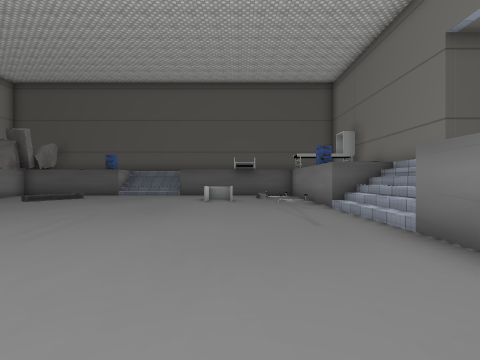
View 1 (above)

21 first-person views from a walk through a Unity game level. The camera is 1.5 m above the floor, looks level and sees 85° across. The floor is counted in squares, 2 m on a side. Each view is taken from the middle of a square. On the plan, view 1 faces up. The plan holds only what a view shows up to about 9 squares ahead; the rest is blank. The place goes on beyond the plan. The player character is not drawn. Some surface patterns are stand-ins.

View 2
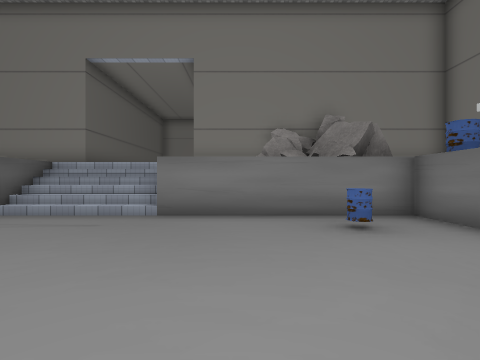

View 3
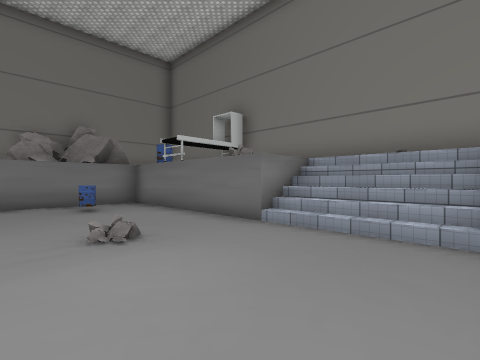

View 4
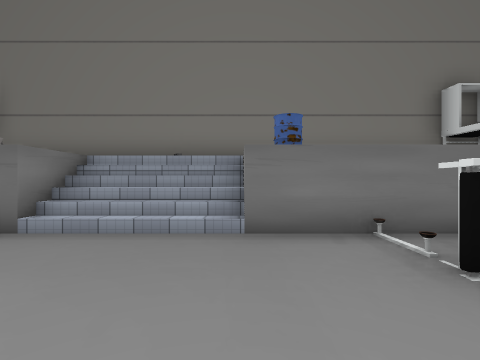

View 5
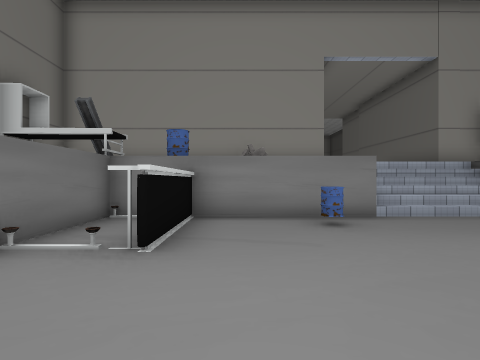

View 6
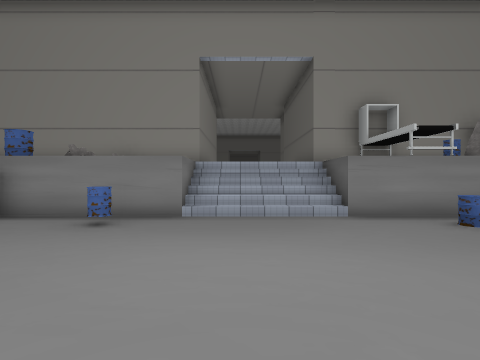

View 7
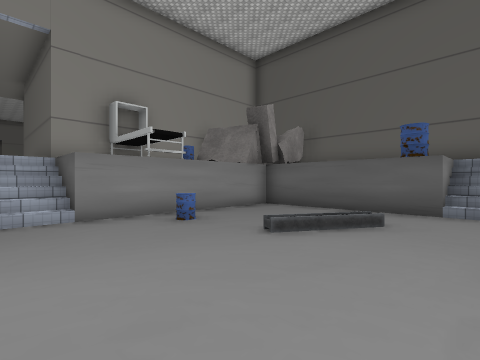

View 8
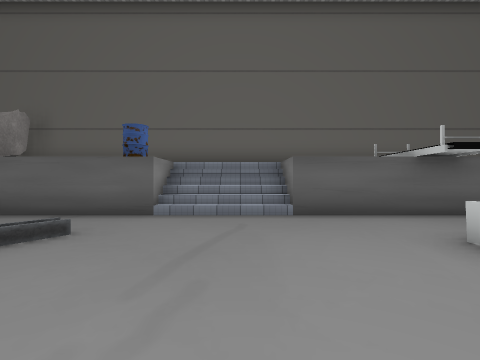

View 9
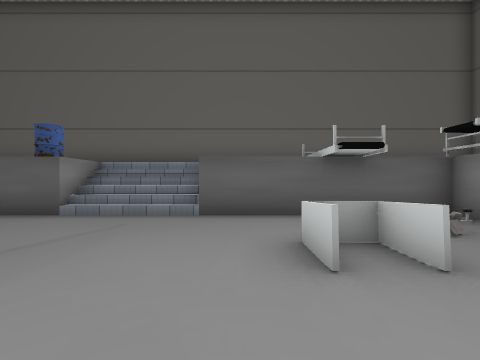

View 10
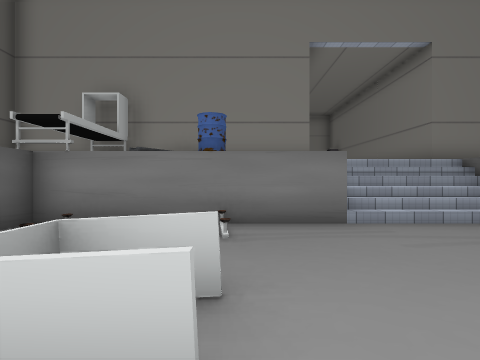

View 11
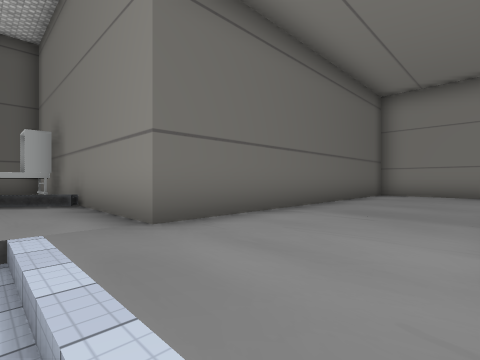

View 12
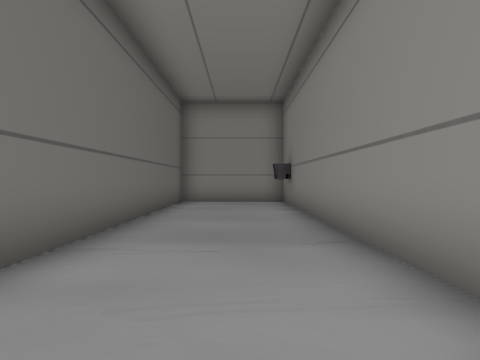

View 13
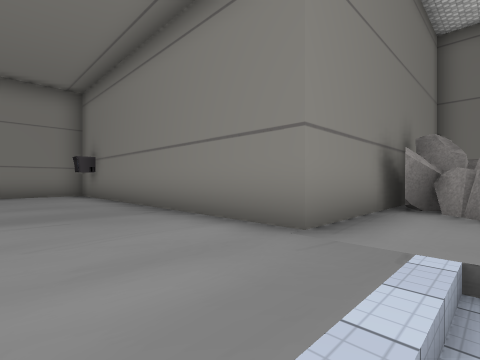

View 14
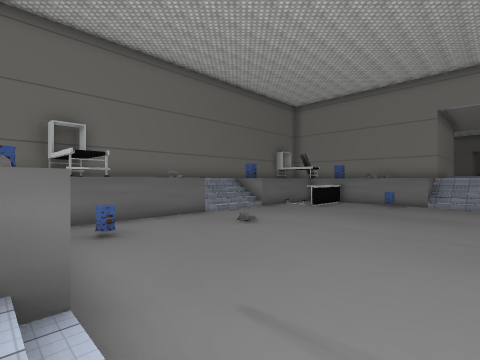

View 15
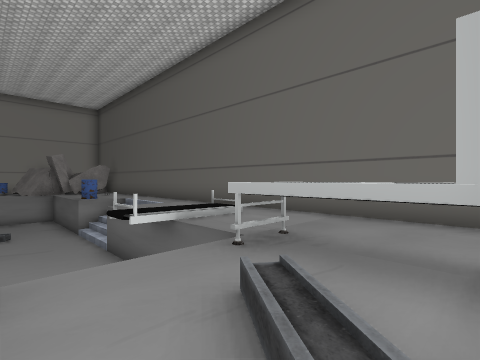

View 16
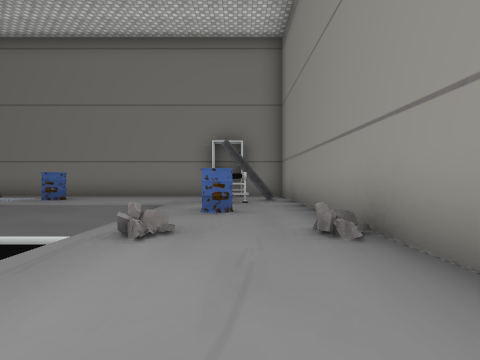

View 17
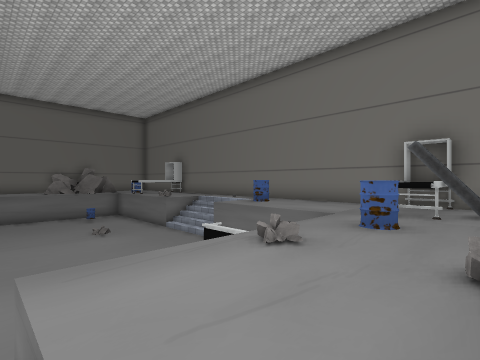

View 18
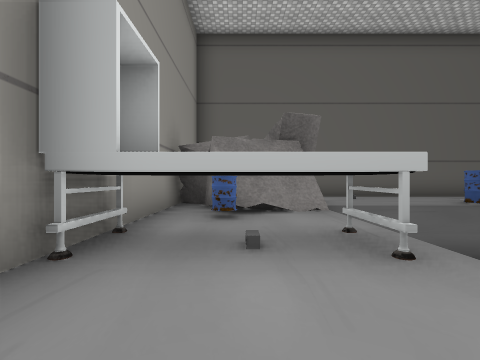

View 19
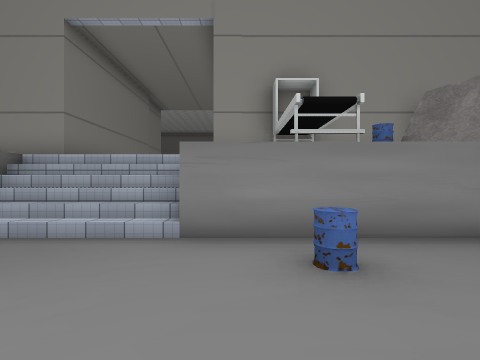

View 20
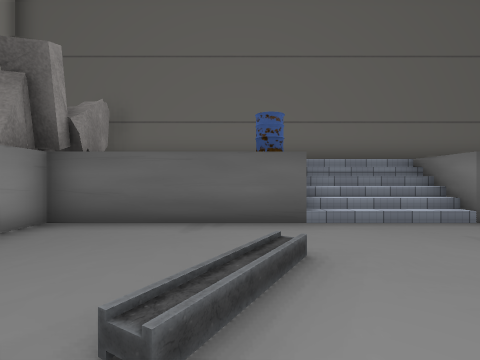

View 21
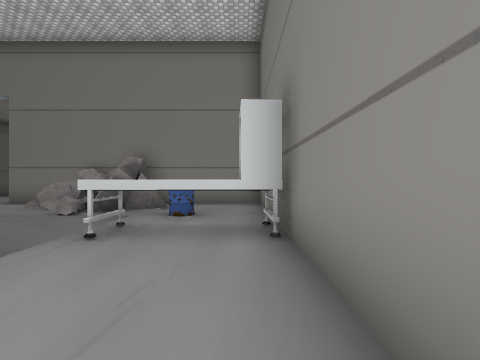

### Floor plan
Key: @ floor where view 1 was taken; # wall or solid block; . main floor; : floor 2.5 m higher than the main floor; + floor 2.75 m higher than the main floor; / step, stairs or slope; = window, fence, low wall or low ledge; ^ raised ledge; O other object.
Columns run from 15 left of view 1 to 14 right of it. Each row starts with its distance up from view 1.
 16     ##################
 15     #::::::::: ::::::#
 14    ##::::////: /:::::#
 13   ###:::O////::+::OOO#
 12  ####............//:/#
 11  ##O=...........O.://#
 10  #OOO.../.....==..::/#
  9  #OOO.O./.........O::#
  8 ##:::.............:::#
  7    //.............//:#########
  6    //.............//:::::::::#
  5    //.............//:::::::::#
  4   ://.............//::::::::O#
  3 ##:::O............:::#########
  2  #:::.............:::#
  1  #O:O........O....:OO#
  0  #:::OOO.......@O.OOO#
 -1  #:O:.............#OO#
 -2  #:O/::::#///O::###  #
 -3  #:O::::O////:::### ^#
 -4  #:O::::::: ::::#^^^^#
 -5  #####################

Where each view was taken, in squares from view 1:
view 1: 0 up, 0 right, facing up
view 2: 2 up, 3 left, facing right
view 3: 2 up, 6 left, facing down-right
view 4: 2 up, 6 left, facing down
view 5: 1 up, 5 left, facing left
view 6: 5 up, 5 left, facing left
view 7: 6 up, 5 left, facing up-left
view 8: 7 up, 4 left, facing up
view 9: 7 up, 2 left, facing up
view 10: 9 up, 2 left, facing right
view 11: 4 up, 4 right, facing up-right
view 12: 5 up, 5 right, facing right
view 13: 6 up, 4 right, facing down-right
view 14: 6 up, 3 right, facing down-left
view 15: 10 up, 5 right, facing up-left
view 16: 4 up, 12 left, facing down
view 17: 4 up, 13 left, facing down-right
view 18: 7 up, 12 left, facing up
view 19: 8 up, 7 left, facing left
view 20: 8 up, 7 left, facing up
view 21: 4 down, 3 left, facing right
